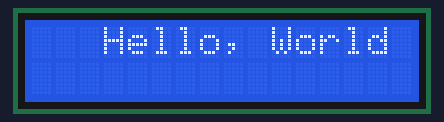
Simulated run of this sketch. Board: Arduino Uno, built with avr-gcc and run on an emulated ATmega328P. Shown: 16×2 character LCD.

Above: at 0.1 s.
At 1.1 s:
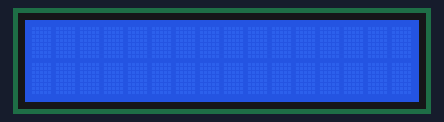

Measured:
- what the display in image 1 shows lasts 1.0 s, from 1.1 s to 2.1 s

The sketch:

3_LCD_Blink.ino
```cpp
#include <LiquidCrystal_I2C.h>   //include the LCD-I2C library

LiquidCrystal_I2C lcd(0x27,16,2);   //defining a new LCD with name 'lcd', I2C address: 0x27, LCD size: 16 colums x 2 lines

void setup()
{
  lcd.begin();           //initialize the lcd variable
  lcd.backlight();      //turn on LCD's backlight

  lcd.setCursor(3,0);         //set the cursor at the fourth column and first line
  lcd.print("Hello, World");  //print the string "Hello, World"
}
void loop()
{
  lcd.display();      //display the given string 'turn on the pixels)
  delay(1000);        //wait for one second
  lcd.noDisplay();    //clear the printed string (turn off the pixels)
  delay(1000);        //wait for one second
}
```
